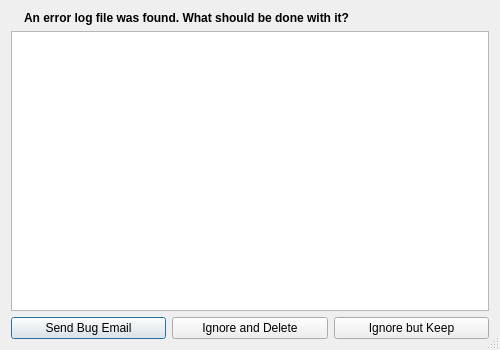
<?xml version="1.0" encoding="UTF-8"?>
<ui version="4.0">
 <class>ErrorLogDialog</class>
 <widget class="QDialog" name="ErrorLogDialog">
  <property name="geometry">
   <rect>
    <x>0</x>
    <y>0</y>
    <width>500</width>
    <height>350</height>
   </rect>
  </property>
  <property name="windowTitle">
   <string>Error Log Found</string>
  </property>
  <property name="sizeGripEnabled">
   <bool>true</bool>
  </property>
  <layout class="QVBoxLayout" name="verticalLayout">
   <item>
    <layout class="QHBoxLayout" name="horizontalLayout">
     <item>
      <widget class="QLabel" name="icon"/>
     </item>
     <item>
      <widget class="QLabel" name="label">
       <property name="sizePolicy">
        <sizepolicy hsizetype="Expanding" vsizetype="Preferred">
         <horstretch>0</horstretch>
         <verstretch>0</verstretch>
        </sizepolicy>
       </property>
       <property name="text">
        <string>&lt;b&gt;An error log file was found. What should be done with it?&lt;/b&gt;</string>
       </property>
      </widget>
     </item>
    </layout>
   </item>
   <item>
    <widget class="QPlainTextEdit" name="logEdit">
     <property name="readOnly">
      <bool>true</bool>
     </property>
    </widget>
   </item>
   <item>
    <layout class="QHBoxLayout" name="horizontalLayout_2">
     <item>
      <widget class="QPushButton" name="emailButton">
       <property name="toolTip">
        <string>Press to send an email</string>
       </property>
       <property name="text">
        <string>Send Bug Email</string>
       </property>
       <property name="default">
        <bool>true</bool>
       </property>
      </widget>
     </item>
     <item>
      <widget class="QPushButton" name="deleteButton">
       <property name="toolTip">
        <string>Press to ignore the error and delete the log file</string>
       </property>
       <property name="text">
        <string>Ignore and Delete</string>
       </property>
      </widget>
     </item>
     <item>
      <widget class="QPushButton" name="keepButton">
       <property name="toolTip">
        <string>Press to ignore the error but keep the log file</string>
       </property>
       <property name="text">
        <string>Ignore but Keep</string>
       </property>
      </widget>
     </item>
    </layout>
   </item>
  </layout>
 </widget>
 <tabstops>
  <tabstop>logEdit</tabstop>
  <tabstop>emailButton</tabstop>
  <tabstop>deleteButton</tabstop>
  <tabstop>keepButton</tabstop>
 </tabstops>
 <resources/>
 <connections/>
</ui>
